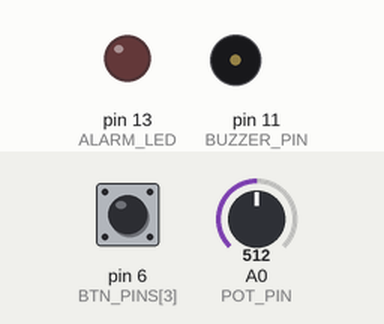
Simulated run of this sketch. Board: Arduino Uno, built with avr-gcc and run on an emulated ATmega328P. On the bench: output pins drawn as LEDs (lit = HIGH), buzzer (waves = sounding). Dashed ring = blinking. The test bench sets the inputs (shaded band); at power-on: A0 (POT_PIN) = 512, pin 6 (BTN_PINS[3]) HIGH. What the sketch prints to the serial monitor is not drawn.

Above: at 1.2 s.
1.3 s: A0 (POT_PIN) set to 858
2.8 s: A0 (POT_PIN) set to 883
At 3.9 s:
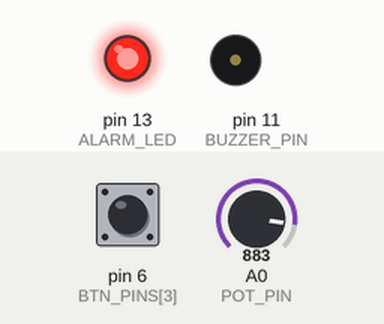
5.8 s: pin 6 (BTN_PINS[3]) pulled LOW for 0.15 s
At 6.75 s:
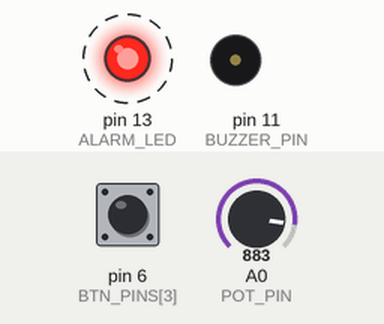
8.8 s: pin 6 (BTN_PINS[3]) pulled LOW for 1 s
At 8.93 s:
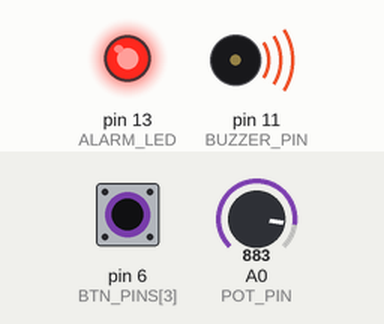
11.8 s: pin 6 (BTN_PINS[3]) pulled LOW for 3.2 s
At 16.4 s:
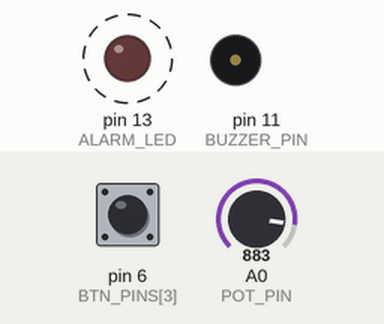
16.5 s: A0 (POT_PIN) set to 716
At 17.1 s:
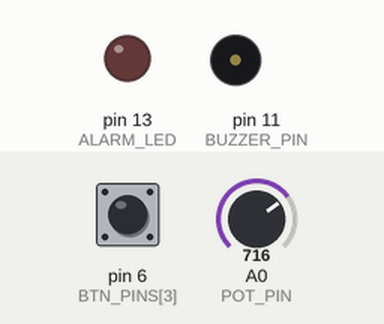
Timing chart, 0 to 19.0 s (numbered marks = the images above; inputs shaded):
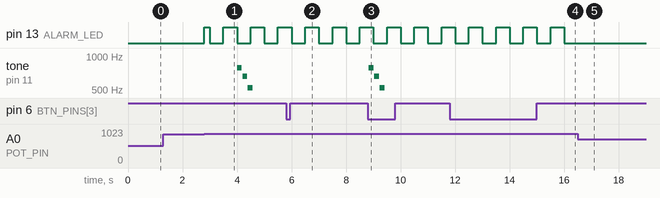

The sketch:

sketch.ino
```cpp
/*
 * 스마트팜 T5 — 물 부족 경보 (빨강 LED 점멸 + 멜로디) 논블로킹 테스트
 * 토양 < 15 % 이면: 빨강 LED 0.5초 간격 점멸 + 4초마다 "솔-미-도" 경보음
 * BTN_MUTE(UNO D6 / ESP32 GPIO33) : 음소거 ON/OFF   ※ delay() 없이 동작해야 버튼이 바로 반응한다
 */
#if defined(ESP32)
const int POT_PIN = 34, DHT_PIN = 4;
const int GROW_R = 25, GROW_B = 26, PUMP_LED = 16, FAN_LED = 17, ALARM_LED = 18;
const int BUZZER_PIN = 23;
const int BTN_PINS[4] = {13, 14, 32, 33};        // MODE, PUMP, FAN, MUTE
const int ADC_MAX = 4095;
#else
const int POT_PIN = A0, DHT_PIN = 4;
const int GROW_R = 9, GROW_B = 10, PUMP_LED = 7, FAN_LED = 8, ALARM_LED = 13;
const int BUZZER_PIN = 11;
const int BTN_PINS[4] = {2, 3, 5, 6};
const int ADC_MAX = 1023;
#endif

const int DRY_ADC = ADC_MAX, WET_ADC = 0, ALARM_PCT = 15;
const int ALARM_NOTES[3] = {784, 659, 523};
const unsigned long NOTE_MS = 200, REPEAT_MS = 4000;
unsigned long alarmSeqMs = 0, lastBlinkMs = 0;
int alarmNote = -1;
bool muted = false, blinkOn = false;

bool btnStable = HIGH, btnLastRead = HIGH;
unsigned long btnChangedMs = 0;
bool mutePressed() {
  bool r = digitalRead(BTN_PINS[3]);
  if (r != btnLastRead) { btnLastRead = r; btnChangedMs = millis(); }
  if (millis() - btnChangedMs > 30 && r != btnStable) { btnStable = r; return btnStable == LOW; }
  return false;
}

int toPercent(int adc) { return constrain((int)map(adc, DRY_ADC, WET_ADC, 0, 100), 0, 100); }

void updateAlarmSound(unsigned long now, bool active) {
  if (!active || muted) {
    if (alarmNote >= 0) { noTone(BUZZER_PIN); alarmNote = -1; }
    return;
  }
  if (alarmNote < 0) {
    if (now - alarmSeqMs >= REPEAT_MS) {
      alarmSeqMs = now; alarmNote = 0;
      tone(BUZZER_PIN, ALARM_NOTES[0], NOTE_MS - 20);
    }
  } else if (now - alarmSeqMs >= (unsigned long)(alarmNote + 1) * NOTE_MS) {
    alarmNote++;
    if (alarmNote < 3) tone(BUZZER_PIN, ALARM_NOTES[alarmNote], NOTE_MS - 20);
    else alarmNote = -1;
  }
}

void setup() {
  Serial.begin(115200);
#if defined(ESP32)
  analogReadResolution(12);
#endif
  pinMode(ALARM_LED, OUTPUT);
  pinMode(BTN_PINS[3], INPUT_PULLUP);
  Serial.println(F("# T5 물 부족 경보 테스트 (노브를 건조 쪽 끝으로)"));
}

void loop() {
  unsigned long now = millis();
  if (mutePressed()) { muted = !muted; Serial.print(F("# 음소거 ")); Serial.println(muted ? F("ON") : F("OFF")); }
  if (now - lastBlinkMs >= 500) { lastBlinkMs = now; blinkOn = !blinkOn; }

  bool alarm = toPercent(analogRead(POT_PIN)) < ALARM_PCT;
  digitalWrite(ALARM_LED, (alarm && blinkOn) ? HIGH : LOW);
  updateAlarmSound(now, alarm);
}
```

Measured:
- the behaviour switches between 869 and 870 on A0 (POT_PIN) (found by bisection; images 0 and 1)
- after the input at 1.3 s, every drawn part: stays the same
- after the input at 2.8 s, pin 13 (ALARM_LED): LOW → HIGH at once, then repeats every 1.0 s: LOW 0.50 s, HIGH 0.50 s; tone on pin 11 (BUZZER_PIN): plays 784 Hz for 0.18 s, 659 Hz for 0.18 s, 523 Hz for 0.18 s, starting after 1.2 s
- after the input at 5.8 s, tone on pin 11 (BUZZER_PIN): stops changing and stays silent
- after the input at 8.8 s, tone on pin 11 (BUZZER_PIN): plays 784 Hz for 0.18 s, 659 Hz for 0.18 s, 523 Hz for 0.18 s, starting at once
- after the input at 11.8 s, tone on pin 11 (BUZZER_PIN): stops changing and stays silent
- after the input at 16.5 s, pin 13 (ALARM_LED): stops changing and stays LOW
